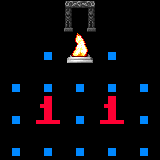

The image is a tile-based game level rendered from a .tmx file. Its description and complete source (layers, tilesets, objects, tile grids) follow:
An orthogonal 5x5 tile map with 32x32 px tiles, 3 tile layers (Tile Layer, Feature Layer, Tag Layer), 2 tilesets.

<map version="2017.05.26" orientation="orthogonal" renderorder="right-down" width="5" height="5" tilewidth="32" tileheight="32" backgroundcolor="#000000" nextobjectid="1">
 <properties>
  <property name="code">NSUBST:     1 = 2:0 / *:.
: ee_makhleb_monsters()</property>
  <property name="tags" value="ee_5x5 unrand uniq_ee_makhleb" />
 </properties>
 <tileset firstgid="1" source="../tilesets/features.tsx" />
 <tileset firstgid="205" source="../tilesets/basic.tsx" />
 <layer name="Tile Layer" width="5" height="5">
  <data encoding="csv">
0,0,113,0,0,
0,205,50,205,0,
205,205,205,205,205,
205,28,205,28,205,
205,205,205,205,205
</data>
 </layer>
 <layer name="Feature Layer" width="5" height="5">
  <data encoding="csv">
0,0,0,0,0,
0,0,0,0,0,
0,0,0,0,0,
0,0,0,0,0,
0,0,0,0,0
</data>
 </layer>
 <layer name="Tag Layer" width="5" height="5">
  <data encoding="csv">
0,0,0,0,0,
0,0,0,0,0,
0,0,0,0,0,
0,0,0,0,0,
0,0,0,0,0
</data>
 </layer>
 <objectgroup name="Scripting Layer" />
</map>
